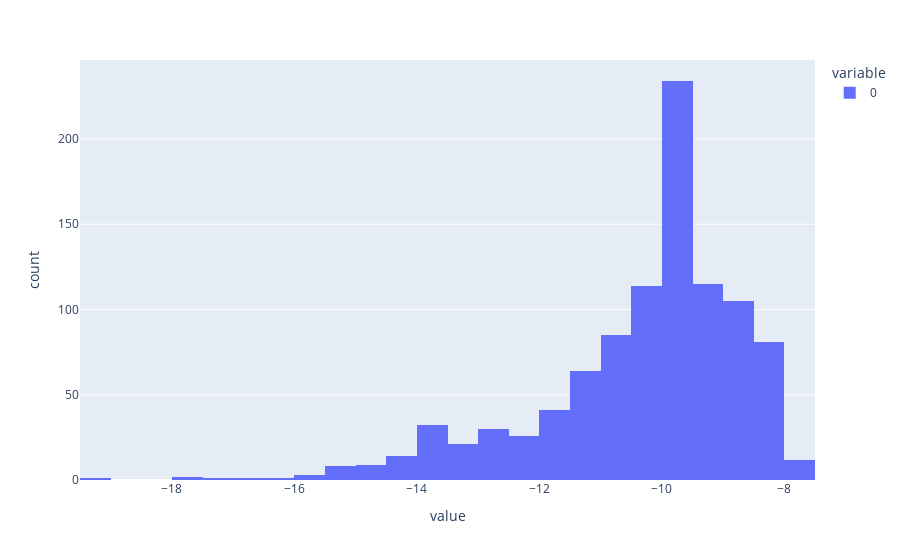

Source (notebook cell):
### Code cell
px.histogram(yhats-yhats2)

### Figure 1 — Plotly figure (JSON) as saved in the notebook; plotly's stock layout.template omitted (floating-point values rounded to 4 significant figures; data arrays with more than 128 entries replaced by an {"elided": "..."} marker saying what was removed)
{"data": [{"alignmentgroup": "True", "bingroup": "x", "hovertemplate": "variable=0<br>value=%{x}<br>count=%{y}<extra></extra>", "legendgroup": "0", "marker": {"color": "#636efa", "pattern": {"shape": ""}}, "name": "0", "offsetgroup": "0", "orientation": "v", "showlegend": true, "type": "histogram", "x": {"elided": "1000 float values"}, "xaxis": "x", "yaxis": "y"}], "layout": {"barmode": "relative", "legend": {"title": {"text": "variable"}, "tracegroupgap": 0}, "margin": {"t": 60}, "xaxis": {"anchor": "y", "domain": [0, 1], "title": {"text": "value"}}, "yaxis": {"anchor": "x", "domain": [0, 1], "title": {"text": "count"}}}}
